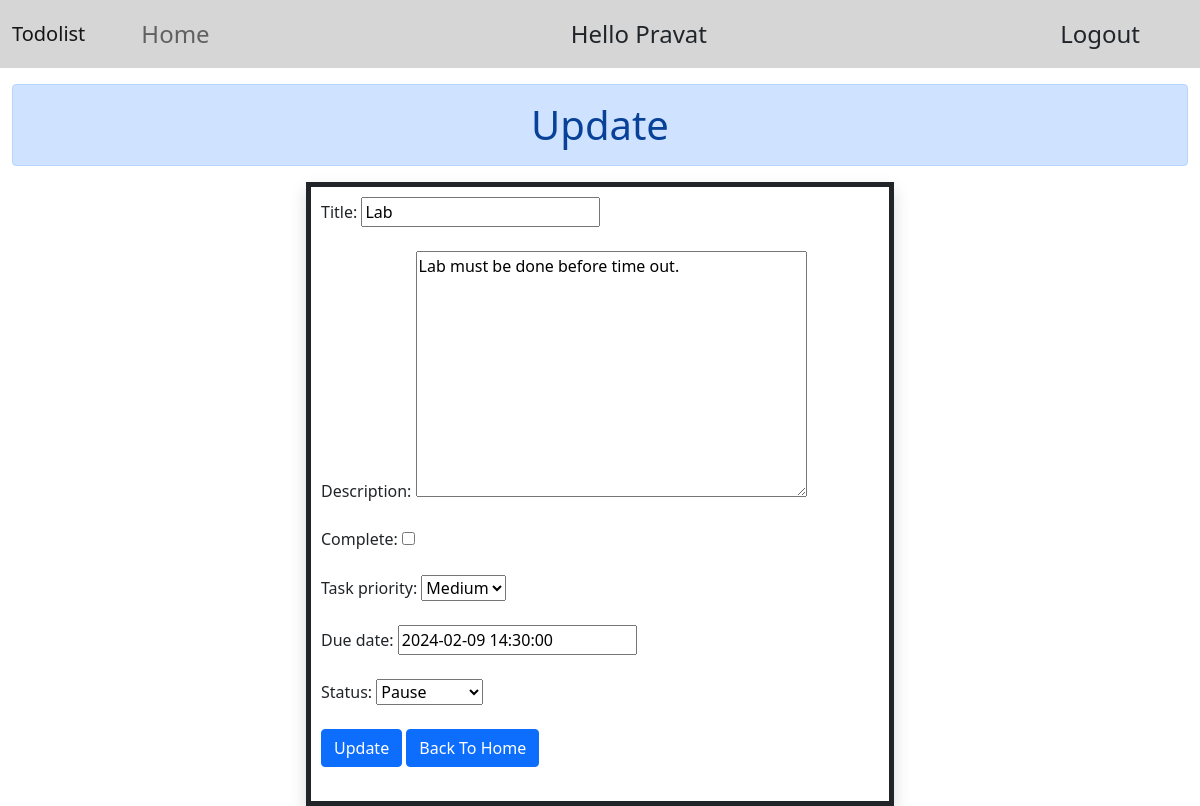
Page /up/5/ (signed in) on the committed database.
### task/models.py (models this page shows, shortened)
class task(models.Model):
  priority_choices =[
  ('Low','Low'),
  ('Medium','Medium'),
  ('High','High'),
]
  status_choices=[
    ('Pause','Pause'),
    ('In progress','in Progress'),
    ('Complete','Complete'),
  ]
  user=models.ForeignKey(User,on_delete=models.CASCADE)
  title=models.CharField(max_length=100)
  description=models.TextField()
  complete=models.BooleanField(default=False)
  create=models.DateTimeField(auto_now_add=True)
  task_priority=models.CharField(choices=priority_choices,max_length=30)
  due_date=models.DateTimeField()
  status=models.CharField(choices=status_choices,max_length=50)

### task/views.py (the view)
# urls.py: path('up/<int:id>/',views.update, name='up'),
def update(request,id):
    if request.method=='POST':
        pi=task.objects.get(pk=id)
        fm=taskfrom(request.POST, instance=pi)
        if fm.is_valid():
            print('valid')
            fm.save()
            return HttpResponseRedirect('/')
    else:
        pi=task.objects.get(pk=id)
        fm=taskfrom(instance=pi)
    return render(request,'task/update.html',{'fm':fm})

### task/forms.py
class taskfrom(forms.ModelForm):
    class Meta:
        model=task
        fields=['title','description','complete','task_priority','due_date','status',]

### task/templates/task/update.html (shortened to what this page needs)
{% extends 'task/base.html' %}
{% load static %}
{% block content %}
<h1 class="mt-3 alert alert-primary text-center">Update</h1>
<div class="container shadow ">
<form action="" method="POST" >
    {% for form in fm %}
    {{form.label_tag}}
    {{form}}
    <br>
    <br>
    {% endfor %}
    <input type="submit" value="Update" class="btn btn-primary">
    <a href="{% url 'hm' %}" class="btn btn-primary">Back To Home</a>
</form>
<br>
</div>
{% endblock content %}

### task/templates/task/base.html (shortened to what this page needs)
<!DOCTYPE html>
{% load static %}
<html lang="en">
<head>
    <link rel="stylesheet" href="{% static 'task/css/bootstrap.min.css' %}">
    <link rel="stylesheet" href="https://cdnjs.cloudflare.com/ajax/libs/font-awesome/4.7.0/css/font-awesome.min.css">
    <link rel="stylesheet" media="screen and (max-width:998)"  href="{% static 'task/css/phone.css' %}">
</head>
<nav class="navbar navbar-expand-lg navbar-light bg-body-tertiary navbar fs-4 ms-0 ">
    <div class="container-fluid">
      <a class="navbar-brand me-2" href="#">Todolist
      </a>
      <div class="collapse navbar-collapse" id="navbarButtonsExample">
        <ul class="navbar-nav me-auto mb-2 mb-lg-0 ms-4">
          <li class="nav-item ms-2">
            <a class="nav-link ms-2" href="{% url 'hm' %}">Home</a>
          </li>
        </ul>
        {% if request.user.is_authenticated %}
        <div class="d-flex align-items-center text-decoration-none me-auto"> Hello {{request.user|title}}
        </div>
        <div class="d-flex align-items-center text-decoration-none ">
          <a href="{% url 'out' %}" class="text-decoration-none text-dark me-5 ">Logout</a>
        </div>
        {% endif %}
      </div>
    </div>
  </nav>
<body>
    <div class="container-fluid ">
    {% block content %}
    {% endblock content %}
</div>
</body>
</html>

### task/static/task/css/phone.css (style rules this page uses)
.navbar { flex-direction: column; }

### task/templates/task/base.html (style rules this page uses)
.container { border: 5px solid; margin: auto; width: 50%; padding: 10px; }
.nav-item { text-align:left; }
.navbar { background-color:#d6d6d6; }

### rows in the picture
task: fm "Lab" "Lab must be done before time out." "Medium" "2024-02-09 14:30:00" "Pause"

### other values in the picture
{{ request.user|title }} "Pravat"
